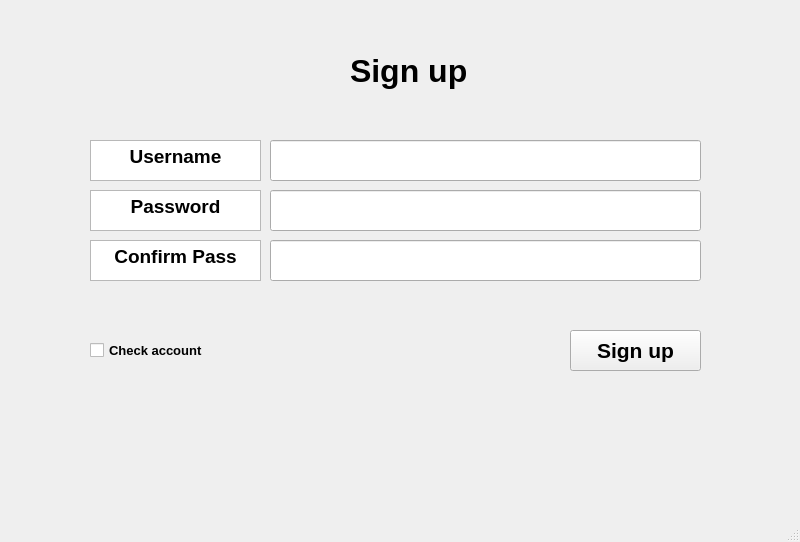
<?xml version="1.0" encoding="UTF-8"?>
<ui version="4.0">
 <class>MainWindow</class>
 <widget class="QMainWindow" name="MainWindow">
  <property name="geometry">
   <rect>
    <x>0</x>
    <y>0</y>
    <width>800</width>
    <height>542</height>
   </rect>
  </property>
  <property name="windowTitle">
   <string>MainWindow</string>
  </property>
  <widget class="QWidget" name="centralwidget">
   <widget class="QLabel" name="label">
    <property name="geometry">
     <rect>
      <x>350</x>
      <y>30</y>
      <width>171</width>
      <height>81</height>
     </rect>
    </property>
    <property name="font">
     <font>
      <pointsize>24</pointsize>
      <weight>75</weight>
      <bold>true</bold>
     </font>
    </property>
    <property name="text">
     <string>Sign up</string>
    </property>
   </widget>
   <widget class="QPushButton" name="signupbutton">
    <property name="geometry">
     <rect>
      <x>570</x>
      <y>330</y>
      <width>131</width>
      <height>41</height>
     </rect>
    </property>
    <property name="font">
     <font>
      <pointsize>16</pointsize>
      <weight>75</weight>
      <bold>true</bold>
     </font>
    </property>
    <property name="text">
     <string>Sign up</string>
    </property>
   </widget>
   <widget class="QTextBrowser" name="textBrowser">
    <property name="geometry">
     <rect>
      <x>90</x>
      <y>140</y>
      <width>171</width>
      <height>41</height>
     </rect>
    </property>
    <property name="html">
     <string>&lt;!DOCTYPE HTML PUBLIC &quot;-//W3C//DTD HTML 4.0//EN&quot; &quot;http://www.w3.org/TR/REC-html40/strict.dtd&quot;&gt;
&lt;html&gt;&lt;head&gt;&lt;meta name=&quot;qrichtext&quot; content=&quot;1&quot; /&gt;&lt;style type=&quot;text/css&quot;&gt;
p, li { white-space: pre-wrap; }
&lt;/style&gt;&lt;/head&gt;&lt;body style=&quot; font-family:'MS Shell Dlg 2'; font-size:7.8pt; font-weight:400; font-style:normal;&quot;&gt;
&lt;p align=&quot;center&quot; style=&quot; margin-top:0px; margin-bottom:0px; margin-left:0px; margin-right:0px; -qt-block-indent:0; text-indent:0px;&quot;&gt;&lt;span style=&quot; font-size:14pt; font-weight:600;&quot;&gt;Username&lt;/span&gt;&lt;/p&gt;&lt;/body&gt;&lt;/html&gt;</string>
    </property>
   </widget>
   <widget class="QTextBrowser" name="textBrowser_2">
    <property name="geometry">
     <rect>
      <x>90</x>
      <y>190</y>
      <width>171</width>
      <height>41</height>
     </rect>
    </property>
    <property name="html">
     <string>&lt;!DOCTYPE HTML PUBLIC &quot;-//W3C//DTD HTML 4.0//EN&quot; &quot;http://www.w3.org/TR/REC-html40/strict.dtd&quot;&gt;
&lt;html&gt;&lt;head&gt;&lt;meta name=&quot;qrichtext&quot; content=&quot;1&quot; /&gt;&lt;style type=&quot;text/css&quot;&gt;
p, li { white-space: pre-wrap; }
&lt;/style&gt;&lt;/head&gt;&lt;body style=&quot; font-family:'MS Shell Dlg 2'; font-size:7.8pt; font-weight:400; font-style:normal;&quot;&gt;
&lt;p align=&quot;center&quot; style=&quot; margin-top:0px; margin-bottom:0px; margin-left:0px; margin-right:0px; -qt-block-indent:0; text-indent:0px;&quot;&gt;&lt;span style=&quot; font-size:14pt; font-weight:600;&quot;&gt;Password&lt;/span&gt;&lt;/p&gt;&lt;/body&gt;&lt;/html&gt;</string>
    </property>
   </widget>
   <widget class="QTextBrowser" name="textBrowser_3">
    <property name="geometry">
     <rect>
      <x>90</x>
      <y>240</y>
      <width>171</width>
      <height>41</height>
     </rect>
    </property>
    <property name="html">
     <string>&lt;!DOCTYPE HTML PUBLIC &quot;-//W3C//DTD HTML 4.0//EN&quot; &quot;http://www.w3.org/TR/REC-html40/strict.dtd&quot;&gt;
&lt;html&gt;&lt;head&gt;&lt;meta name=&quot;qrichtext&quot; content=&quot;1&quot; /&gt;&lt;style type=&quot;text/css&quot;&gt;
p, li { white-space: pre-wrap; }
&lt;/style&gt;&lt;/head&gt;&lt;body style=&quot; font-family:'MS Shell Dlg 2'; font-size:7.8pt; font-weight:400; font-style:normal;&quot;&gt;
&lt;p align=&quot;center&quot; style=&quot; margin-top:0px; margin-bottom:0px; margin-left:0px; margin-right:0px; -qt-block-indent:0; text-indent:0px;&quot;&gt;&lt;span style=&quot; font-size:14pt; font-weight:600;&quot;&gt;Confirm Pass&lt;/span&gt;&lt;/p&gt;&lt;/body&gt;&lt;/html&gt;</string>
    </property>
   </widget>
   <widget class="QLineEdit" name="username">
    <property name="geometry">
     <rect>
      <x>270</x>
      <y>140</y>
      <width>431</width>
      <height>41</height>
     </rect>
    </property>
   </widget>
   <widget class="QLineEdit" name="password">
    <property name="geometry">
     <rect>
      <x>270</x>
      <y>190</y>
      <width>431</width>
      <height>41</height>
     </rect>
    </property>
   </widget>
   <widget class="QLineEdit" name="confirmpass">
    <property name="geometry">
     <rect>
      <x>270</x>
      <y>240</y>
      <width>431</width>
      <height>41</height>
     </rect>
    </property>
   </widget>
   <widget class="QCheckBox" name="checkacc">
    <property name="geometry">
     <rect>
      <x>90</x>
      <y>330</y>
      <width>161</width>
      <height>41</height>
     </rect>
    </property>
    <property name="font">
     <font>
      <pointsize>10</pointsize>
      <weight>75</weight>
      <bold>true</bold>
     </font>
    </property>
    <property name="text">
     <string>Check account</string>
    </property>
   </widget>
  </widget>
  <widget class="QMenuBar" name="menubar">
   <property name="geometry">
    <rect>
     <x>0</x>
     <y>0</y>
     <width>800</width>
     <height>26</height>
    </rect>
   </property>
  </widget>
  <widget class="QStatusBar" name="statusbar"/>
 </widget>
 <resources/>
 <connections/>
</ui>
